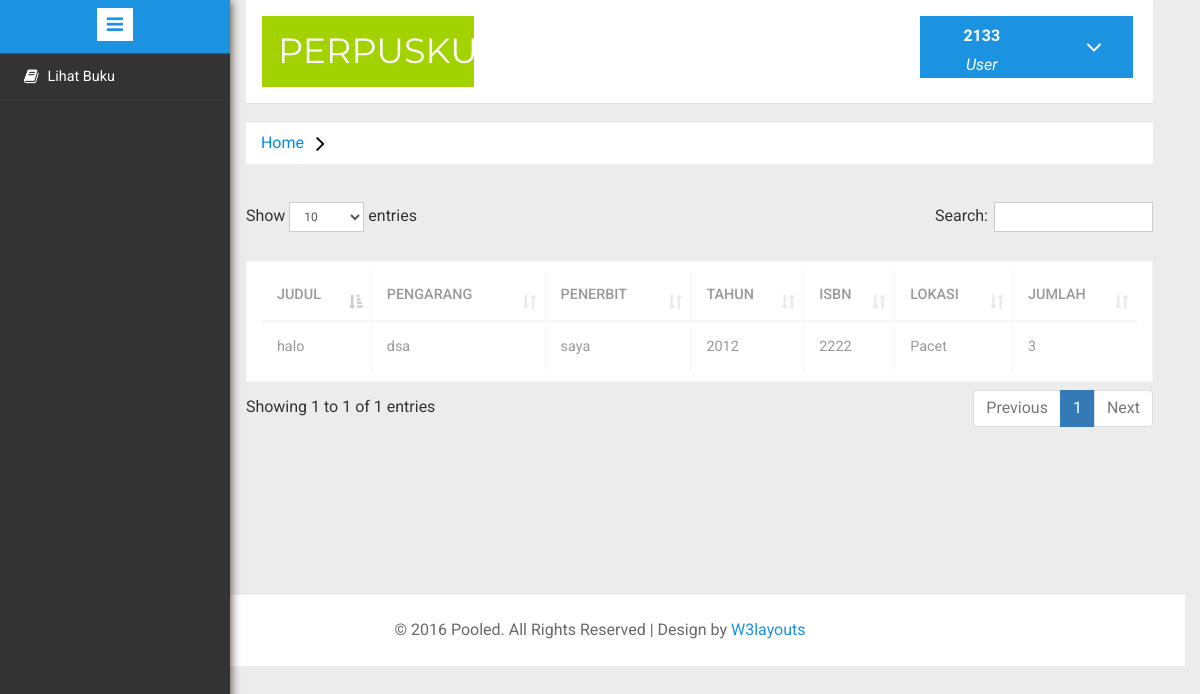
/user/buku/lihat_buku.php (signed in), run on an earlier commit of the app's database.
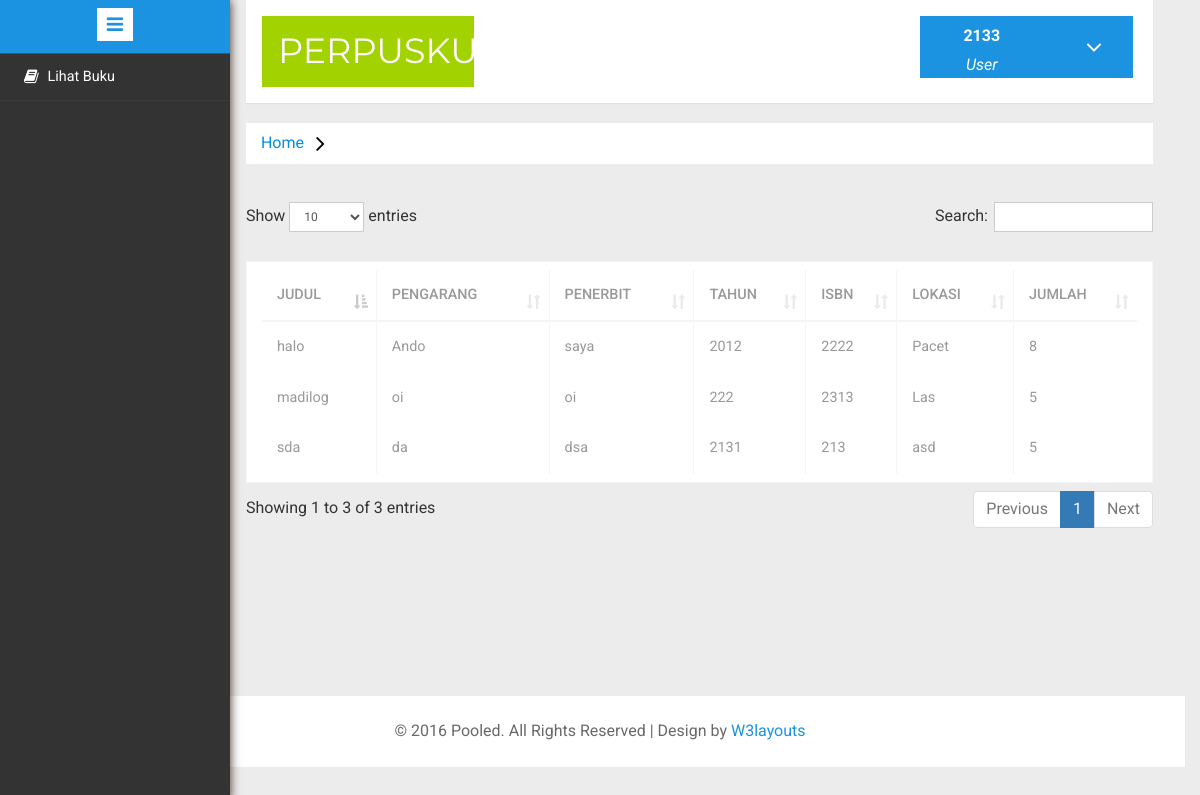
And on a later commit of the database.
### tables this page shows
CREATE TABLE `tbl_buku` (
  `id_buku` int(11) NOT NULL,
  `judul` varchar(50) NOT NULL,
  `pengarang` varchar(50) NOT NULL,
  `penerbit` varchar(50) NOT NULL,
  `tahun` varchar(50) NOT NULL,
  `isbn` varchar(10) NOT NULL,
  `lokasi` varchar(50) NOT NULL,
  `jumlah` int(11) NOT NULL
);

### user/buku/lihat_buku.php (the view, shortened to what this page needs)
<!DOCTYPE HTML>
<html>
<?php
        include '../core/init.php';
        if (empty($_SESSION['username'])){
            ?>
<script>
    alert("Anda Harus Login Terlebih Dahulu")
</script>
<script>
    window.location = "../../user/login.php"
</script>
<?php
        }else{?>
<head>
    <link href="../../assets/web/css/bootstrap.min.css" rel='stylesheet' type='text/css' />
    <link href="../../assets/web/css/style.css" rel='stylesheet' type='text/css' />
    <link href="../../assets/web/css/font-awesome.css" rel="stylesheet">
    <link rel="stylesheet" href="../../assets/web/css/icon-font.min.css" type='text/css' />
    <link rel="stylesheet" href="../../assets/css/dataTables.bootstrap.min.css ">
</head>
<body>
    <div class="container-fluid">
        <div class="left-content">
            <div class="mother-grid-inner">
                <div class="header-main">
                    <div class="logo-w3-agile">
                        <h1><a href="index.php">Perpusku</a></h1>
                    </div>
                    <div class="col-md-offset-6 profile_details w3l">
                        <ul>
                            <li class="dropdown profile_details_drop">
                                <a href="#" class="dropdown-toggle" data-toggle="dropdown" aria-expanded="false">
                                    <div class="profile_img">
                                        <div class="user-name">
                                            <p><?= $_SESSION['username'] ?> </p>
                                            <span>User</span>
                                        </div>
                                        <i class="fa fa-angle-down"></i>
                                        <div class="clearfix"></div>
                                    </div>
                                </a>
                            </li>
                        </ul>
                    </div>
                    <div class="clearfix"> </div>
                </div>
                <ol class="breadcrumb">
                    <li class="breadcrumb-item"><a href="index.php">Home</a> <i class="fa fa-angle-right"></i></li>
                </ol>
                <table border="1px solid" class="table table-bordered breadcrumb"  id="anggota" >
                    <thead>
                        <tr>
                            <th>Judul</th>
            <th>Pengarang</th>
            <th>Penerbit</th>
            <th>Tahun</th>
            <th>ISBN</th>
            <th>Lokasi</th>
            <th>Jumlah</th>
                        </tr>
                    </thead>
                    <tbody>
                        <?php
                $query = mysqli_query($koneksi, "SELECT * FROM tbl_buku");
                while ($data = mysqli_fetch_object($query)) {?>
        <tr>
                <td><?= $data->judul ?></td>
                <td><?= $data->pengarang ?></td>
                <td><?= $data->penerbit ?></td>
                <td><?= $data->tahun ?></td>
                <td><?= $data->isbn ?></td>
                <td><?= $data->lokasi ?></td>
                <td><?= $data->jumlah ?></td>
        </tr>
                <?php } ?>
    </tbody>
    </table>
</body>
                <?php }?>
        <div class="sidebar-menu">
            <header class="logo1">
                <a href="#" class="sidebar-icon"> <span class="fa fa-bars"></span> </a>
            </header>
            <div class="menu">
                <ul id="menu">
                    <li><a href="lihat_buku.php"><i class="fa fa-book" aria-hidden="true"></i><span>Lihat
                                Buku</span>
                        </a></li>
                </ul>
            </div>
        </div>
        <div class="clearfix"></div>
    <div class="clearfix"> </div><br><br><br><br><br><br><br>
    <footer class="copyrights">
        <p>© 2016 Pooled. All Rights Reserved | Design by <a href="http://w3layouts.com/" target="_blank">W3layouts</a>
        </p>
    </footer>
</body>
</html>

### user/buku/lihat_buku.php (style rules this page uses)
table { color: black; }

What changed in the data, as far as the page shows it:
changed tbl_buku "halo": pengarang "dsa" → "Ando"; jumlah "3" → "8"
added tbl_buku: judul "sda", pengarang "da", penerbit "dsa", tahun "2131", isbn "213", lokasi "asd", jumlah "5"
added tbl_buku: judul "madilog", pengarang "oi", penerbit "oi", tahun "222", isbn "2313", lokasi "Las", jumlah "5"
Also different on the page:
text written by a page script: "Show entries Search: Showing 1 to 1 of 1 entries Previous 1 Next" → "Show entries Search: Showing 1 to 3 of 3 entries Previous 1 Next"
